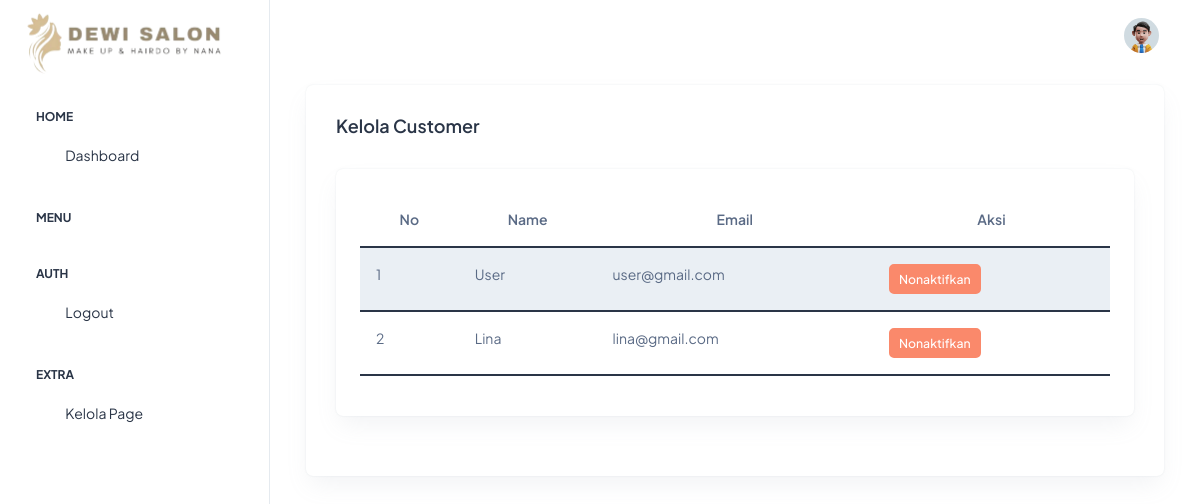
The app's page /index.php/customer with its own data.
### tables this page shows
CREATE TABLE `akun` (
  `id` int(11) NOT NULL,
  `username` varchar(35) NOT NULL,
  `email` varchar(50) NOT NULL,
  `password` text NOT NULL,
  `role` enum('Admin','Customer','Pemilik') NOT NULL DEFAULT 'Customer',
  `status` tinyint(1) NOT NULL DEFAULT 1
);

### application/controllers/Customer.php (called while the page is built, shortened)
<?php
class Customer extends CI_Controller
{
    public function index()
    {
        $data = [
            'customer' => $this->akun->customer(),
        ];
        $this->load->view('admin/layout/header');
        $this->load->view('admin/customer/index', $data);
        $this->load->view('admin/layout/footer');
    }
}

### index.php (called while the page is built, shortened)
<?php
require_once BASEPATH.'core/CodeIgniter.php';

### application/models/Akun_model.php (called while the page is built, shortened)
<?php
class Akun_model extends CI_Model
{
    public function customer()
    {
        $data = $this->db->select('*')
            ->from('akun')
            ->where('role', 'Customer')
            ->get()
            ->result();
        return $data;
    }
}

### application/views/admin/customer/index.php (the view)
<div class="container-fluid">
    <div class="card">
        <div class="card-body">
            <div class="d-flex mb-4">
                <h5 class="card-title fw-semibold">Kelola Customer</h5>
            </div>
            <div class="card">
                <div class="card-body p-4">
                    <table class="table table-striped border-2 border-dark" id="dataTables" style="width: 100%;">
                        <thead>
                            <tr>
                                <th class="text-center">No</th>
                                <th class="text-center">Name</th>
                                <th class="text-center">Email</th>
                                <th class="text-center">Aksi</th>
                            </tr>
                        </thead>
                        <tbody>
                            <?php $no = 1;
                            foreach ($customer as $row) : ?>
                                <tr>
                                    <td><?= $no++ ?></td>
                                    <td><?= $row->username ?></td>
                                    <td><?= $row->email ?></td>
                                    <td>
                                        <a href="<?= base_url('customer/status/' . $row->id) ?>" class="btn btn-sm <?= $row->status ? 'btn-danger' : 'btn-primary' ?>"><?= $row->status ? 'Nonaktifkan' : 'Aktifkan' ?></a>
                                    </td>
                                </tr>
                            <?php endforeach ?>
                        </tbody>
                    </table>
                </div>
            </div>
        </div>
    </div>
</div>

### records on screen
akun: username "User", email "user@gmail.com", status "Nonaktifkan"
akun: username "Lina", email "lina@gmail.com", status "Nonaktifkan"
